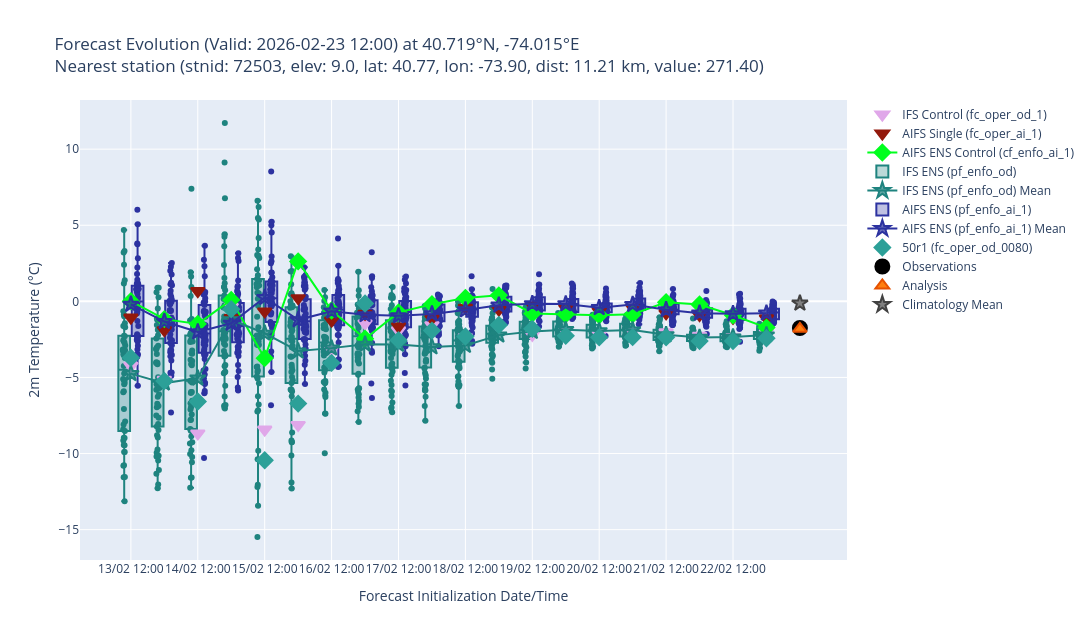

Source (notebook cell):
### Code cell
plot_forecast_evolution(plot_data, widgets_dict, plot_dir, export_html=True)

### Figure 1 — Plotly figure (JSON) as saved in the notebook; plotly's stock layout.template omitted (floating-point values rounded to 4 significant figures; data arrays with more than 128 entries replaced by an {"elided": "..."} marker saying what was removed)
{"data": [{"customdata": [[240, "13/02 12:00", -2.484], [228, "14/02 00:00", -3.401], [216, "14/02 12:00", -6.925], [204, "15/02 00:00", 1.381], [192, "15/02 12:00", -6.671], [180, "16/02 00:00", -6.371], [168, "16/02 12:00", -1.401], [156, "17/02 00:00", 0.3014], [144, "17/02 12:00", -0.1522], [132, "18/02 00:00", 0.1873], [120, "18/02 12:00", -0.607], [108, "19/02 00:00", 0.05117], [96, "19/02 12:00", -0.4463], [84, "20/02 00:00", -0.1904], [72, "20/02 12:00", -0.4283], [60, "21/02 00:00", -0.2231], [48, "21/02 12:00", -0.2825], [36, "22/02 00:00", -0.5121], [24, "22/02 12:00", -0.5859], [12, "23/02 00:00", -0.3236]], "hovertemplate": "Initialisation Date: %{customdata[1]}<br>Lead Time: %{customdata[0]}h<br>Value: %{y:.2f}°C<br>Bias: %{customdata[2]:.2f}°C<extra>Model: IFS Control (fc_oper_od_1)</extra>", "marker": {"color": "#e0a7e9", "line": {"color": "#e0a7e9", "width": 2}, "size": 12, "symbol": "triangle-down"}, "mode": "markers", "name": "IFS Control (fc_oper_od_1)", "type": "scatter", "x": [0, 1, 2, 3, 4, 5, 6, 7, 8, 9, 10, 11, 12, 13, 14, 15, 16, 17, 18, 19], "y": [-4.234, -5.151, -8.675, -0.3695, -8.421, -8.121, -3.151, -1.449, -1.902, -1.563, -2.357, -1.699, -2.196, -1.94, -2.178, -1.973, -2.033, -2.262, -2.336, -2.074]}, {"customdata": [[240, "13/02 12:00", 0.6825], [228, "14/02 00:00", -0.141], [216, "14/02 12:00", 2.424], [204, "15/02 00:00", 0.6636], [192, "15/02 12:00", 1.087], [180, "16/02 00:00", 1.956], [168, "16/02 12:00", 0.487], [156, "17/02 00:00", 0.9275], [144, "17/02 12:00", 0.09771], [132, "18/02 00:00", 0.6135], [120, "18/02 12:00", 1.337], [108, "19/02 00:00", 1.209], [96, "19/02 12:00", 1.482], [84, "20/02 00:00", 1.304], [72, "20/02 12:00", 1.103], [60, "21/02 00:00", 1.331], [48, "21/02 12:00", 0.9632], [36, "22/02 00:00", 0.852], [24, "22/02 12:00", 0.6704], [12, "23/02 00:00", 0.6365]], "hovertemplate": "Initialisation Date: %{customdata[1]}<br>Lead Time: %{customdata[0]}h<br>Value: %{y:.2f}°C<br>Bias: %{customdata[2]:.2f}°C<extra>Model: AIFS Single (fc_oper_ai_1)</extra>", "marker": {"color": "#93190c", "line": {"color": "#93190c", "width": 2}, "size": 12, "symbol": "triangle-down"}, "mode": "markers", "name": "AIFS Single (fc_oper_ai_1)", "type": "scatter", "x": [0, 1, 2, 3, 4, 5, 6, 7, 8, 9, 10, 11, 12, 13, 14, 15, 16, 17, 18, 19], "y": [-1.068, -1.891, 0.6738, -1.086, -0.6628, 0.206, -1.263, -0.8225, -1.652, -1.137, -0.4129, -0.5407, -0.2681, -0.4463, -0.6467, -0.4188, -0.7868, -0.898, -1.08, -1.114]}, {"customdata": [[240, "13/02 12:00", 1.762], [228, "14/02 00:00", 0.5816], [216, "14/02 12:00", 0.2681], [204, "15/02 00:00", 1.844], [192, "15/02 12:00", -1.982], [180, "16/02 00:00", 4.374], [168, "16/02 12:00", 1.15], [156, "17/02 00:00", -0.7106], [144, "17/02 12:00", 1.024], [132, "18/02 00:00", 1.56], [120, "18/02 12:00", 1.972], [108, "19/02 00:00", 2.144], [96, "19/02 12:00", 0.9519], [84, "20/02 00:00", 0.9068], [72, "20/02 12:00", 0.8412], [60, "21/02 00:00", 0.9075], [48, "21/02 12:00", 1.694], [36, "22/02 00:00", 1.543], [24, "22/02 12:00", 0.8385], [12, "23/02 00:00", 0.02566]], "hovertemplate": "Initialisation Date: %{customdata[1]}<br>Lead Time: %{customdata[0]}h<br>Value: %{y:.2f}°C<br>Bias: %{customdata[2]:.2f}°C<extra>Model: AIFS ENS Control (cf_enfo_ai_1)</extra>", "line": {"color": "#00FF1E", "width": 2}, "marker": {"color": "#00FF1E", "line": {"color": "#00FF1E", "width": 2}, "size": 12, "symbol": "diamond"}, "mode": "lines+markers", "name": "AIFS ENS Control (cf_enfo_ai_1)", "type": "scatter", "x": [0, 1, 2, 3, 4, 5, 6, 7, 8, 9, 10, 11, 12, 13, 14, 15, 16, 17, 18, 19], "y": [0.01193, -1.168, -1.482, 0.09429, -3.732, 2.624, -0.5996, -2.461, -0.7259, -0.1897, 0.222, 0.3939, -0.7981, -0.8432, -0.9088, -0.8425, -0.05631, -0.2075, -0.9115, -1.724]}, {"boxpoints": "all", "customdata": {"elided": "1000x4 mixed values"}, "fillcolor": "rgba(30, 131, 127, 0.3)", "hoverinfo": "y+name+text", "hovertemplate": "Model: IFS ENS (pf_enfo_od)<br>Date: %{customdata[2]}<br>Lead Time: %{customdata[0]}h<br>Member: %{customdata[1]}<br>Value: %{y:.2f}°C<br>Bias: %{customdata[3]:.2f}°C<br><extra></extra>", "jitter": 0.3, "marker": {"color": "#1e837f"}, "name": "IFS ENS (pf_enfo_od)", "pointpos": 0, "showlegend": true, "text": {"elided": "1000 str values"}, "type": "box", "width": 0.35, "x": {"elided": "1000 float values"}, "y": {"elided": "1000 float values"}}, {"customdata": [[240, "13/02 12:00", -3.0], [228, "14/02 00:00", -3.621], [216, "14/02 12:00", -3.295], [204, "15/02 00:00", 0.5334], [192, "15/02 12:00", -0.3464], [180, "16/02 00:00", -1.517], [168, "16/02 12:00", -1.323], [156, "17/02 00:00", -1.07], [144, "17/02 12:00", -1.08], [132, "18/02 00:00", -1.244], [120, "18/02 12:00", -1.147], [108, "19/02 00:00", -0.4684], [96, "19/02 12:00", -0.2313], [84, "20/02 00:00", -0.108], [72, "20/02 12:00", -0.1901], [60, "21/02 00:00", -0.131], [48, "21/02 12:00", -0.4489], [36, "22/02 00:00", -0.6213], [24, "22/02 12:00", -0.593], [12, "23/02 00:00", -0.4615]], "hovertemplate": "Initialisation Date: %{customdata[1]}<br>Lead Time: %{customdata[0]}h<br>Value: %{y:.2f}°C<br>Bias: %{customdata[2]:.2f}°C<extra>Model: IFS ENS (pf_enfo_od) Mean</extra>", "line": {"color": "#1e837f", "width": 2}, "marker": {"color": "rgba(30, 131, 127, 0.7)", "line": {"color": "#1e837f", "width": 2}, "size": 12, "symbol": "star"}, "mode": "lines+markers", "name": "IFS ENS (pf_enfo_od) Mean", "type": "scatter", "x": [0, 1, 2, 3, 4, 5, 6, 7, 8, 9, 10, 11, 12, 13, 14, 15, 16, 17, 18, 19], "y": [-4.75, -5.371, -5.045, -1.217, -2.096, -3.267, -3.073, -2.82, -2.83, -2.994, -2.897, -2.218, -1.981, -1.858, -1.94, -1.881, -2.199, -2.371, -2.343, -2.212]}, {"boxpoints": "all", "customdata": {"elided": "1000x4 mixed values"}, "fillcolor": "rgba(44, 50, 160, 0.3)", "hoverinfo": "y+name+text", "hovertemplate": "Model: AIFS ENS (pf_enfo_ai_1)<br>Date: %{customdata[2]}<br>Lead Time: %{customdata[0]}h<br>Member: %{customdata[1]}<br>Value: %{y:.2f}°C<br>Bias: %{customdata[3]:.2f}°C<br><extra></extra>", "jitter": 0.3, "marker": {"color": "#2c32a0"}, "name": "AIFS ENS (pf_enfo_ai_1)", "pointpos": 0, "showlegend": true, "text": {"elided": "1000 str values"}, "type": "box", "width": 0.35, "x": {"elided": "1000 float values"}, "y": {"elided": "1000 float values"}}, {"customdata": [[240, "13/02 12:00", 1.554], [228, "14/02 00:00", 0.424], [216, "14/02 12:00", -0.2582], [204, "15/02 00:00", 0.3078], [192, "15/02 12:00", 2.0], [180, "16/02 00:00", 0.537], [168, "16/02 12:00", 1.105], [156, "17/02 00:00", 0.8697], [144, "17/02 12:00", 0.7966], [132, "18/02 00:00", 0.9264], [120, "18/02 12:00", 1.187], [108, "19/02 00:00", 1.498], [96, "19/02 12:00", 1.588], [84, "20/02 00:00", 1.583], [72, "20/02 12:00", 1.335], [60, "21/02 00:00", 1.542], [48, "21/02 12:00", 1.197], [36, "22/02 00:00", 0.972], [24, "22/02 12:00", 0.9321], [12, "23/02 00:00", 0.9729]], "hovertemplate": "Initialisation Date: %{customdata[1]}<br>Lead Time: %{customdata[0]}h<br>Value: %{y:.2f}°C<br>Bias: %{customdata[2]:.2f}°C<extra>Model: AIFS ENS (pf_enfo_ai_1) Mean</extra>", "line": {"color": "#2c32a0", "width": 2}, "marker": {"color": "rgba(44, 50, 160, 0.7)", "line": {"color": "#2c32a0", "width": 2}, "size": 12, "symbol": "star"}, "mode": "lines+markers", "name": "AIFS ENS (pf_enfo_ai_1) Mean", "type": "scatter", "x": [0, 1, 2, 3, 4, 5, 6, 7, 8, 9, 10, 11, 12, 13, 14, 15, 16, 17, 18, 19], "y": [-0.1956, -1.326, -2.008, -1.442, 0.2502, -1.213, -0.6446, -0.8803, -0.9534, -0.8236, -0.5635, -0.2521, -0.1624, -0.1672, -0.4149, -0.2084, -0.553, -0.778, -0.8179, -0.7771]}, {"customdata": [[240, "13/02 12:00", -1.957], [228, "14/02 00:00", -3.481], [216, "14/02 12:00", -4.829], [204, "15/02 00:00", 1.229], [192, "15/02 12:00", -8.691], [180, "16/02 00:00", -4.968], [168, "16/02 12:00", -2.293], [156, "17/02 00:00", 1.609], [144, "17/02 12:00", -0.8032], [132, "18/02 00:00", -0.1721], [120, "18/02 12:00", -0.563], [108, "19/02 00:00", 0.1948], [96, "19/02 12:00", -0.05808], [84, "20/02 00:00", -0.5168], [72, "20/02 12:00", -0.6156], [60, "21/02 00:00", -0.601], [48, "21/02 12:00", -0.6137], [36, "22/02 00:00", -0.863], [24, "22/02 12:00", -0.8606], [12, "23/02 00:00", -0.6775]], "hovertemplate": "Initialisation Date: %{customdata[1]}<br>Lead Time: %{customdata[0]}h<br>Value: %{y:.2f}°C<br>Bias: %{customdata[2]:.2f}°C<extra>Model: 50r1 (fc_oper_od_0080)</extra>", "marker": {"color": "#2ca098", "line": {"color": "#2ca098", "width": 2}, "size": 12, "symbol": "diamond"}, "mode": "markers", "name": "50r1 (fc_oper_od_0080)", "type": "scatter", "x": [0, 1, 2, 3, 4, 5, 6, 7, 8, 9, 10, 11, 12, 13, 14, 15, 16, 17, 18, 19], "y": [-3.707, -5.231, -6.579, -0.5215, -10.44, -6.718, -4.043, -0.1406, -2.553, -1.922, -2.313, -1.555, -1.808, -2.267, -2.366, -2.351, -2.364, -2.613, -2.611, -2.428]}, {"customdata": [[0]], "hovertemplate": "Observation: %{y:.2f}°C<extra></extra>", "marker": {"color": "#000000", "line": {"color": "#000000", "width": 2}, "size": 14, "symbol": "circle"}, "mode": "markers", "name": "Observations", "type": "scatter", "x": [20], "y": [-1.75]}, {"customdata": [[0]], "hovertemplate": "Analysis: %{y:.2f}°C<extra></extra>", "marker": {"color": "#ff7f0e", "line": {"color": "#e65100", "width": 2}, "size": 12, "symbol": "triangle-up"}, "mode": "markers", "name": "Analysis", "type": "scatter", "x": [20], "y": [-1.801]}, {"customdata": [[0]], "hovertemplate": "Climatology Mean: %{y:.2f}°C<extra></extra>", "marker": {"color": "#7f7f7f", "line": {"color": "#424242", "width": 2}, "size": 12, "symbol": "star"}, "mode": "markers", "name": "Climatology Mean", "type": "scatter", "x": [20], "y": [-0.1229]}], "layout": {"height": 640, "showlegend": true, "title": {"text": "Forecast Evolution (Valid: 2026-02-23 12:00) at 40.719°N, -74.015°E<br>Nearest station (stnid: 72503, elev: 9.0, lat: 40.77, lon: -73.90, dist: 11.21 km, value: 271.40)"}, "width": 1600, "xaxis": {"dtick": 12, "gridcolor": "white", "gridwidth": 1, "showgrid": true, "tickangle": 0, "ticktext": ["13/02 12:00", "14/02 12:00", "15/02 12:00", "16/02 12:00", "17/02 12:00", "18/02 12:00", "19/02 12:00", "20/02 12:00", "21/02 12:00", "22/02 12:00"], "tickvals": [0, 2, 4, 6, 8, 10, 12, 14, 16, 18], "title": {"text": "Forecast Initialization Date/Time"}}, "yaxis": {"title": {"text": "2m Temperature (°C)"}}}}
